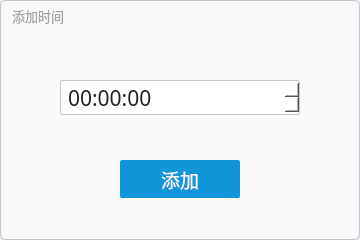
<?xml version="1.0" encoding="UTF-8"?>
<ui version="4.0">
 <class>AddTime</class>
 <widget class="QDialog" name="AddTime">
  <property name="geometry">
   <rect>
    <x>0</x>
    <y>0</y>
    <width>360</width>
    <height>240</height>
   </rect>
  </property>
  <property name="minimumSize">
   <size>
    <width>360</width>
    <height>240</height>
   </size>
  </property>
  <property name="maximumSize">
   <size>
    <width>360</width>
    <height>240</height>
   </size>
  </property>
  <property name="windowTitle">
   <string>Dialog</string>
  </property>
  <widget class="QWidget" name="main" native="true">
   <property name="geometry">
    <rect>
     <x>0</x>
     <y>0</y>
     <width>360</width>
     <height>240</height>
    </rect>
   </property>
   <property name="minimumSize">
    <size>
     <width>360</width>
     <height>240</height>
    </size>
   </property>
   <property name="maximumSize">
    <size>
     <width>360</width>
     <height>240</height>
    </size>
   </property>
   <property name="styleSheet">
    <string notr="true">QWidget#main{
	background-color: rgb(250, 250, 250);
    border: 1px solid rgb(196, 199, 206);
    border-radius: 6px;
    color: rgb(34, 34, 34);
}</string>
   </property>
   <widget class="QPushButton" name="addTime">
    <property name="geometry">
     <rect>
      <x>120</x>
      <y>160</y>
      <width>120</width>
      <height>38</height>
     </rect>
    </property>
    <property name="minimumSize">
     <size>
      <width>50</width>
      <height>25</height>
     </size>
    </property>
    <property name="maximumSize">
     <size>
      <width>999999</width>
      <height>10000002</height>
     </size>
    </property>
    <property name="font">
     <font>
      <family>MiSans</family>
      <pointsize>14</pointsize>
     </font>
    </property>
    <property name="cursor">
     <cursorShape>PointingHandCursor</cursorShape>
    </property>
    <property name="styleSheet">
     <string notr="true">background-color: rgb(18, 150, 219);
color: rgb(255, 255, 255);
border:  0;
border-radius: 2px;</string>
    </property>
    <property name="text">
     <string>添加</string>
    </property>
   </widget>
   <widget class="QPushButton" name="close">
    <property name="geometry">
     <rect>
      <x>330</x>
      <y>5</y>
      <width>25</width>
      <height>25</height>
     </rect>
    </property>
    <property name="minimumSize">
     <size>
      <width>25</width>
      <height>25</height>
     </size>
    </property>
    <property name="maximumSize">
     <size>
      <width>25</width>
      <height>25</height>
     </size>
    </property>
    <property name="sizeIncrement">
     <size>
      <width>25</width>
      <height>25</height>
     </size>
    </property>
    <property name="baseSize">
     <size>
      <width>25</width>
      <height>25</height>
     </size>
    </property>
    <property name="font">
     <font>
      <pointsize>12</pointsize>
      <bold>true</bold>
     </font>
    </property>
    <property name="cursor">
     <cursorShape>PointingHandCursor</cursorShape>
    </property>
    <property name="styleSheet">
     <string notr="true">background-color: rgb(250, 250, 250);
color: rgb(164, 164, 164);
border: 0;</string>
    </property>
    <property name="text">
     <string/>
    </property>
    <property name="icon">
     <iconset resource="resources.qrc">
      <normaloff>:/resources/icon/close.png</normaloff>:/resources/icon/close.png</iconset>
    </property>
   </widget>
   <widget class="QLabel" name="title">
    <property name="geometry">
     <rect>
      <x>12</x>
      <y>5</y>
      <width>140</width>
      <height>21</height>
     </rect>
    </property>
    <property name="font">
     <font>
      <family>MiSans</family>
      <pointsize>10</pointsize>
     </font>
    </property>
    <property name="styleSheet">
     <string notr="true">color: rgb(164, 164, 164);
border: 0;
</string>
    </property>
    <property name="text">
     <string>添加时间</string>
    </property>
   </widget>
   <widget class="QTimeEdit" name="time">
    <property name="geometry">
     <rect>
      <x>60</x>
      <y>80</y>
      <width>240</width>
      <height>35</height>
     </rect>
    </property>
    <property name="minimumSize">
     <size>
      <width>240</width>
      <height>35</height>
     </size>
    </property>
    <property name="maximumSize">
     <size>
      <width>240</width>
      <height>35</height>
     </size>
    </property>
    <property name="font">
     <font>
      <family>MiSans</family>
      <pointsize>16</pointsize>
     </font>
    </property>
    <property name="styleSheet">
     <string notr="true">padding-left: 5px;
background-color: rgb(255, 255, 255);
border: 1px solid rgb(196, 199, 206);
border-radius: 2px;
color: rgb(34, 34, 34);</string>
    </property>
    <property name="displayFormat">
     <string>HH:mm:ss</string>
    </property>
    <property name="time">
     <time>
      <hour>0</hour>
      <minute>0</minute>
      <second>0</second>
     </time>
    </property>
   </widget>
  </widget>
 </widget>
 <resources>
  <include location="resources.qrc"/>
 </resources>
 <connections/>
</ui>
